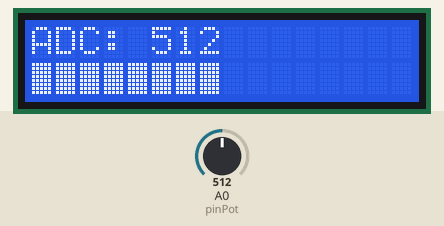
This sketch was run on a simulated Arduino Uno, built with avr-gcc and run on an emulated ATmega328P. On the bench: 16×2 character LCD. The inputs (shaded band) are chosen by the test bench; at power-on: A0 (pinPot) = 512. What the sketch prints to the serial monitor is not drawn.

Above: at 1.2 s.
1.3 s: A0 (pinPot) set to 716
At 2.6 s:
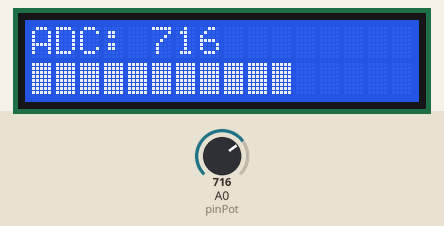
2.9 s: A0 (pinPot) set to 11
At 4.1 s:
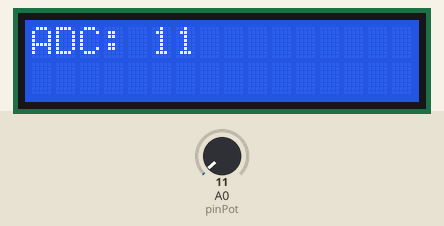
4.5 s: A0 (pinPot) set to 8
At 5.4 s:
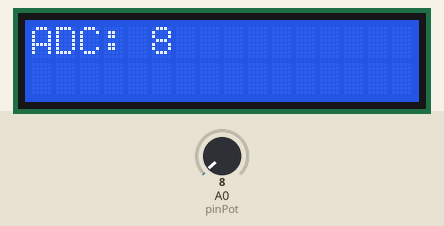
6.0 s: A0 (pinPot) set to 122
At 6.5 s:
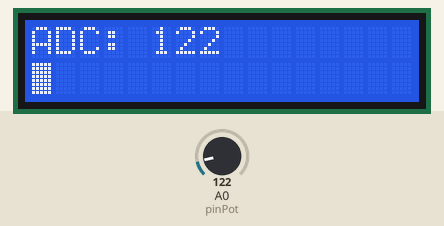
7.6 s: A0 (pinPot) set to 306
At 8.1 s:
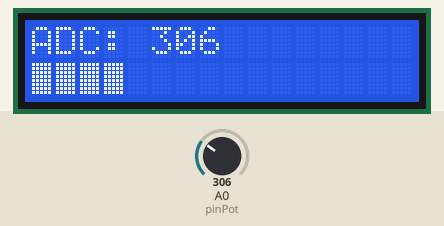
9.2 s: A0 (pinPot) set to 511
At 9.6 s:
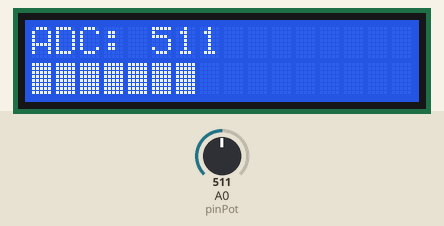
Timing chart, 0 to 11.8 s (numbered marks = the images above; inputs shaded):
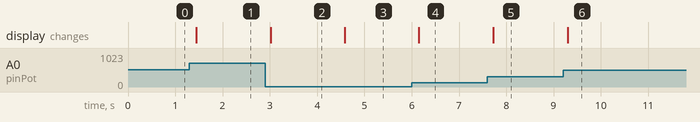

Measured:
- after the input at 1.3 s, the display: changes after 0.14 s (image 1)
- after the input at 2.9 s, the display: changes after 0.12 s (image 2)
- after the input at 4.5 s, the display: changes after 0.09 s (image 3)
- after the input at 6.0 s, the display: changes after 0.15 s (image 4)
- after the input at 7.6 s, the display: changes after 0.13 s (image 5)
- after the input at 9.2 s, the display: changes after 0.10 s (image 6)

The sketch:

I2C.ino
```cpp
#include <Arduino.h>
#include <LiquidCrystal_I2C.h>

LiquidCrystal_I2C lcd(0x27, 16, 2);

const int pinPot = A0;

void setup() {
  Serial.begin(9600);

  lcd.init();
  lcd.backlight();
}

void loop() {
  int nilai = analogRead(pinPot);

  int panjangBar = map(nilai, 0, 1023, 0, 16);

  Serial.print("Nilai ADC: ");
  Serial.println(nilai);

  lcd.setCursor(0,0);
  lcd.print("ADC: ");
  lcd.print(nilai);
  lcd.print(" ");

  lcd.setCursor(0, 1);
  for (int i = 0; i < 16; i++) {
    if (i < panjangBar) {
      lcd.print((char)255);
    } else {
      lcd.print(" ");
    }
  }

  delay(200);
}
```
